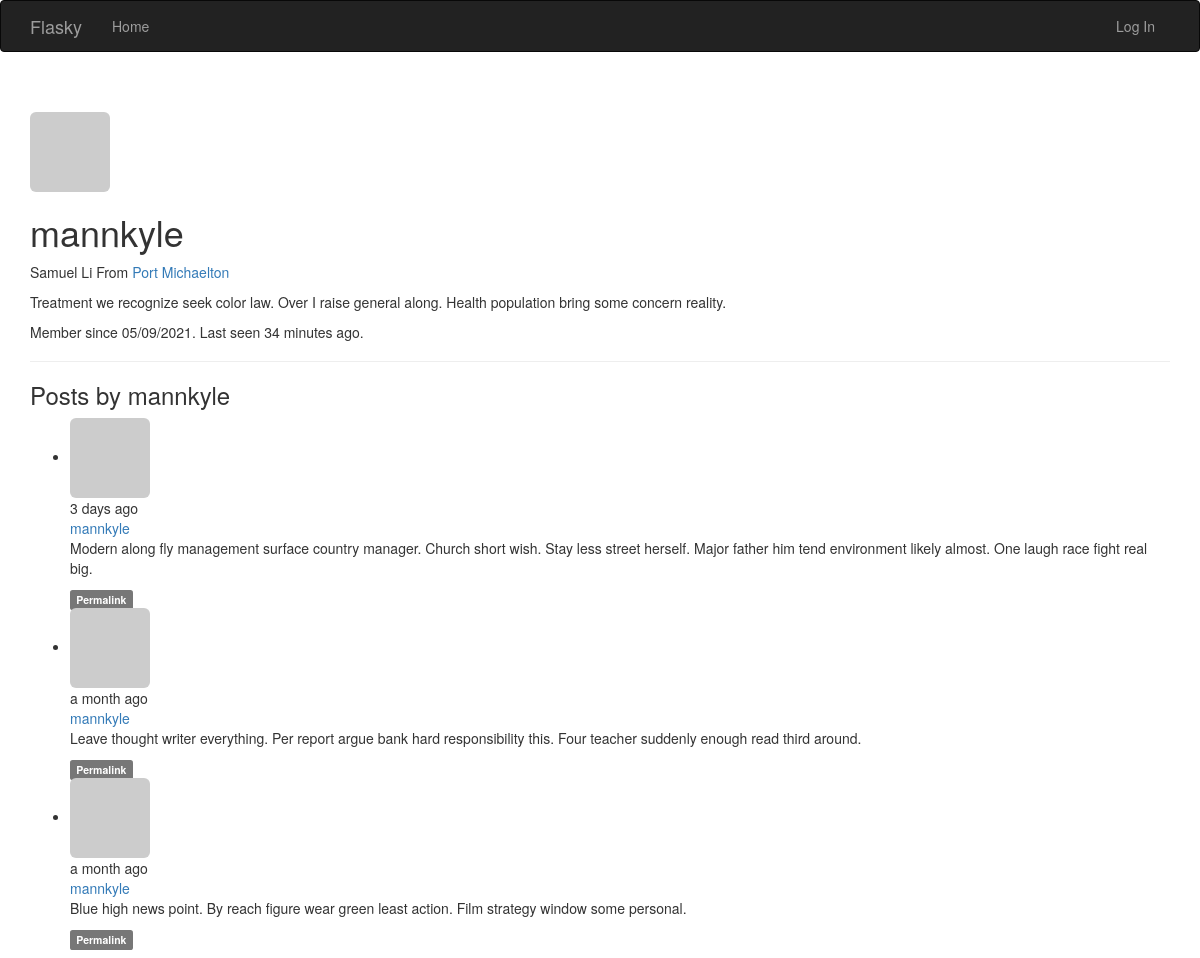
Page /user/mannkyle on the committed database.
### app/models.py (models this page shows, shortened)
class User(UserMixin, db.Model):
    __tablename__ = 'users'
    id = db.Column(db.Integer, primary_key=True)
    email = db.Column(db.String(64), unique=True, index=True)
    username = db.Column(db.String(64), unique=True, index=True)
    password_hash = db.Column(db.String(128))
    role_id = db.Column(db.Integer, db.ForeignKey('roles.id'))
    confirmed = db.Column(db.Boolean, default=False)
    name = db.Column(db.String(64))
    location = db.Column(db.String(64))
    about_me = db.Column(db.Text())
    member_since = db.Column(db.DateTime(), default=datetime.utcnow)
    last_seen = db.Column(db.DateTime(), default=datetime.utcnow)
    avatar_hash = db.Column(db.String(32))
    posts = db.relationship('Post', backref='author', lazy='dynamic')
    @property
    def password(self):
        raise AttributeError('password is not a readable attribute')
    def gravatar(self, size=100, default='identicon', rating='g'):
        url = 'https://secure.gravatar.com/avatar'
        hash = self.avatar_hash or self.gravatar_hash()
        return '{url}/{hash}?s={size}&d={default}&r={rating}'.format(
            url=url, hash=hash, size=size, default=default, rating=rating)

class Post(db.Model):
    __tablename__ = 'posts'
    id = db.Column(db.Integer, primary_key=True)
    body = db.Column(db.Text)
    body_html = db.Column(db.Text)
    timestamp = db.Column(db.DateTime, index=True, default=datetime.utcnow)
    author_id = db.Column(db.Integer, db.ForeignKey('users.id'))

### app/main/views.py (the view)
@main.route('/user/<username>')
def user(username):
    user = User.query.filter_by(username=username).first()
    if user is None:
        abort(404)
    posts = user.posts.order_by(Post.timestamp.desc()).all()
    return render_template('user.html', user=user, posts=posts)

### app/auth/views.py (called while the page is built)
@auth.before_app_request
def before_request():
    if current_user.is_authenticated:
        current_user.ping()
        if not current_user.confirmed \
                and request.endpoint \
                and request.blueprint != 'auth' \
                and request.endpoint != 'static':
            return redirect(url_for('auth.unconfirmed'))

@auth.before_app_request
def before_request():
    if current_user.is_authenticated \
            and not current_user.confirmed \
            and request.blueprint != 'auth' \
            and request.endpoint != 'static':
        return redirect(url_for('auth.unconfirmed'))

### app/main/__init__.py (called while the page is built)
@main.app_context_processor
def inject_permissions():
    return dict(Permission=Permission)

### app/models.py (called while the page is built)
    def is_administrator(self):
        return False

### app/templates/user.html (shortened to what this page needs)
{% extends "base.html" %}
{% block page_content %}
<div class="page-header">
    <img class="img-rounded profile-thumbnail" src="{{ user.gravatar(size=256) }}">
    <div class="profile-header">
        <h1>{{ user.username }}</h1>
        {% if user.name or user.location %}
        <p>
            {% if user.name %}{{ user.name }}{% endif %}
            {% if user.location %}
                From <a href="http://maps.google.com/?q={{ user.location }}">
                    {{ user.location }}
                </a>
            {% endif %}
        </p>
        {% endif %}
        {% if user.about_me %}<p>{{ user.about_me }}</p>{% endif %}
        <p>
            Member since {{ moment(user.member_since).format('L') }}.
            Last seen {{ moment(user.last_seen).fromNow() }}.
        </p>
    </div>
</div>
<h3>Posts by {{ user.username }}</h3>
{% include '_posts.html' %}
{% endblock %}

### app/templates/_posts.html (shortened to what this page needs)
<ul class="posts">
    {% for post in posts %}
    <li class="post">
        <div class="post-thumbnail">
            <a href="{{ url_for('.user', username=post.author.username) }}">
                <img class="img-rounded profile-thumbnail" src="{{ post.author.gravatar(size=40) }}">
            </a>
        </div>
        <div class="post-content">
            <div class="post-date">{{ moment(post.timestamp).fromNow() }}</div>
            <div class="post-author"><a href="{{ url_for('.user', username=post.author.username) }}">{{ post.author.username }}</a></div>
            <div class="post-body">
                {% if post.body_html %}
                    {{ post.body_html | safe }}
                {% else %}
                    {{ post.body }}
                {% endif %}
            </div>
            <div class="post-footer">
                <a href="{{ url_for('.post', id=post.id) }}">
                    <span class="label label-default">Permalink</span>
                </a>
            </div>
        </div>
    </li>
    {% endfor %}
</ul>

### rows in the picture
User: username "mannkyle", name "Samuel Li", location "Port Michaelton", about_me "Treatment we recognize seek color law. Over I raise general along. Health population bring some concern reality.", member_since "05/09/2021", last_seen "34 minutes ago"
Post: timestamp "3 days ago", author.username "mannkyle", body_html "Modern along fly management surface country manager. Church short wish. Stay less street herself. Major father him tend environment likely almost. One laugh race fight real big."
Post: timestamp "a month ago", author.username "mannkyle", body_html "Leave thought writer everything. Per report argue bank hard responsibility this. Four teacher suddenly enough read third around."
Post: timestamp "a month ago", author.username "mannkyle", body_html "Blue high news point. By reach figure wear green least action. Film strategy window some personal."
